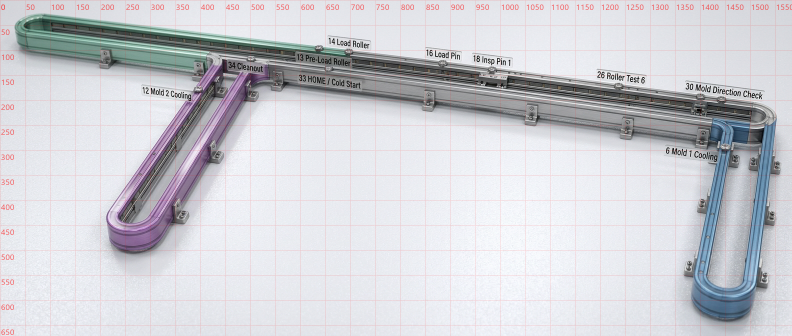
#> input picture magne_temp/full_track_grid.png, 1584 x 672 px, found by its file name (shown at 1/2 size)
$ python crop_bg2.py
#> lines starting #> are read from the running program, lines starting #| are printed output that depends on the picture
"""Crop empty background corners."""
from PIL import Image

img = Image.open(r'C:\Users\thadd\.openclaw\workspace\magne_temp\full_track_grid.png')
#> img is the input picture: PIL image 1584x672 RGB; mean R, G, B 205.7, 206.1, 211.6
# Top left corner
img.crop((0, 0, 200, 200)).save(r'C:\Users\thadd\.openclaw\workspace\magne_temp\bg_topleft.png')
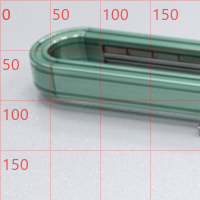
#> saved as bg_topleft.png: PIL image 200x200 RGB; mean R, G, B 174.3, 181.9, 181.9
# Bottom right corner
img.crop((1400, 500, 1584, 672)).save(r'C:\Users\thadd\.openclaw\workspace\magne_temp\bg_bottomright.png')
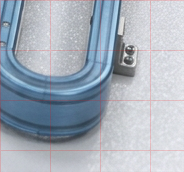
#> saved as bg_bottomright.png: PIL image 184x172 RGB; mean R, G, B 165.6, 174.8, 186.5
# Middle top between rails maybe
img.crop((600, 120, 800, 180)).save(r'C:\Users\thadd\.openclaw\workspace\magne_temp\bg_middletop.png')
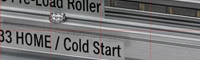
#> saved as bg_middletop.png: PIL image 200x60 RGB; mean R, G, B 117, 116.7, 117.3
print('Saved crops')

$ run again, with magne_temp/track_photo_candidate.png copied over magne_temp/full_track_grid.png
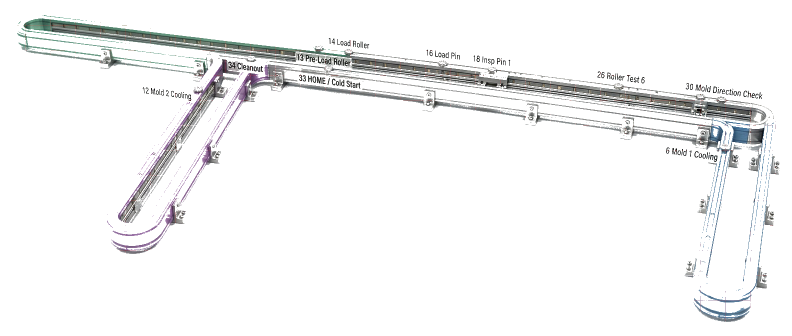
#> input picture magne_temp/track_photo_candidate.png, 1584 x 672 px, found by its file name (shown at 1/2 size)
#> img is the input picture: PIL image 1584x672 RGB; mean R, G, B 243.7, 244, 244.2
#> `img.crop((1400, 500, 1584, 672)).save(r'C:\Users\thadd\.openclaw\works..`:
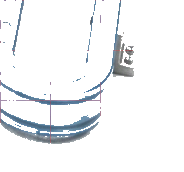
#> saved as bg_bottomright.png: PIL image 184x172 RGB; mean R, G, B 241.7, 243.3, 245
#> `img.crop((600, 120, 800, 180)).save(r'C:\Users\thadd\.openclaw\workspa..`:
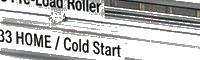
#> saved as bg_middletop.png: PIL image 200x60 RGB; mean R, G, B 190.9, 191.2, 190.1
